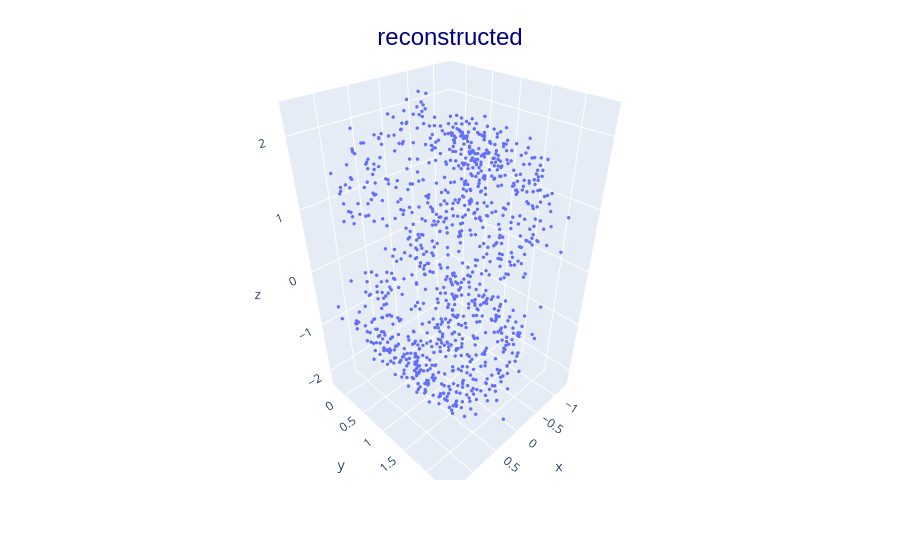

The notebook cell saved with this chart:
### Code cell
predictions_g = samples(model, guide)
if z_dim == 2:
    zs = predictions_g["z"][0]
    plt.scatter(x=zs[:,0], y=zs[:,1])

### Figure 1 — Plotly figure (JSON) as saved in the notebook; plotly's stock layout.template omitted (floating-point values rounded to 4 significant figures; data arrays with more than 128 entries replaced by an {"elided": "..."} marker saying what was removed)
{"data": [{"hovertemplate": "x=%{x}<br>y=%{y}<br>z=%{z}<extra></extra>", "legendgroup": "", "marker": {"color": "#636efa", "size": 2, "symbol": "circle"}, "mode": "markers", "name": "", "scene": "scene", "showlegend": false, "type": "scatter3d", "x": {"elided": "1000 float values"}, "y": {"elided": "1000 float values"}, "z": {"elided": "1000 float values"}}], "layout": {"legend": {"tracegroupgap": 0}, "margin": {"t": 60}, "scene": {"domain": {"x": [0, 1], "y": [0, 1]}, "xaxis": {"title": {"text": "x"}}, "yaxis": {"title": {"text": "y"}}, "zaxis": {"title": {"text": "z"}}}, "title": {"font": {"color": "navy", "family": "Arial", "size": 24}, "text": "reconstructed", "x": 0.5, "y": 0.95}}}
